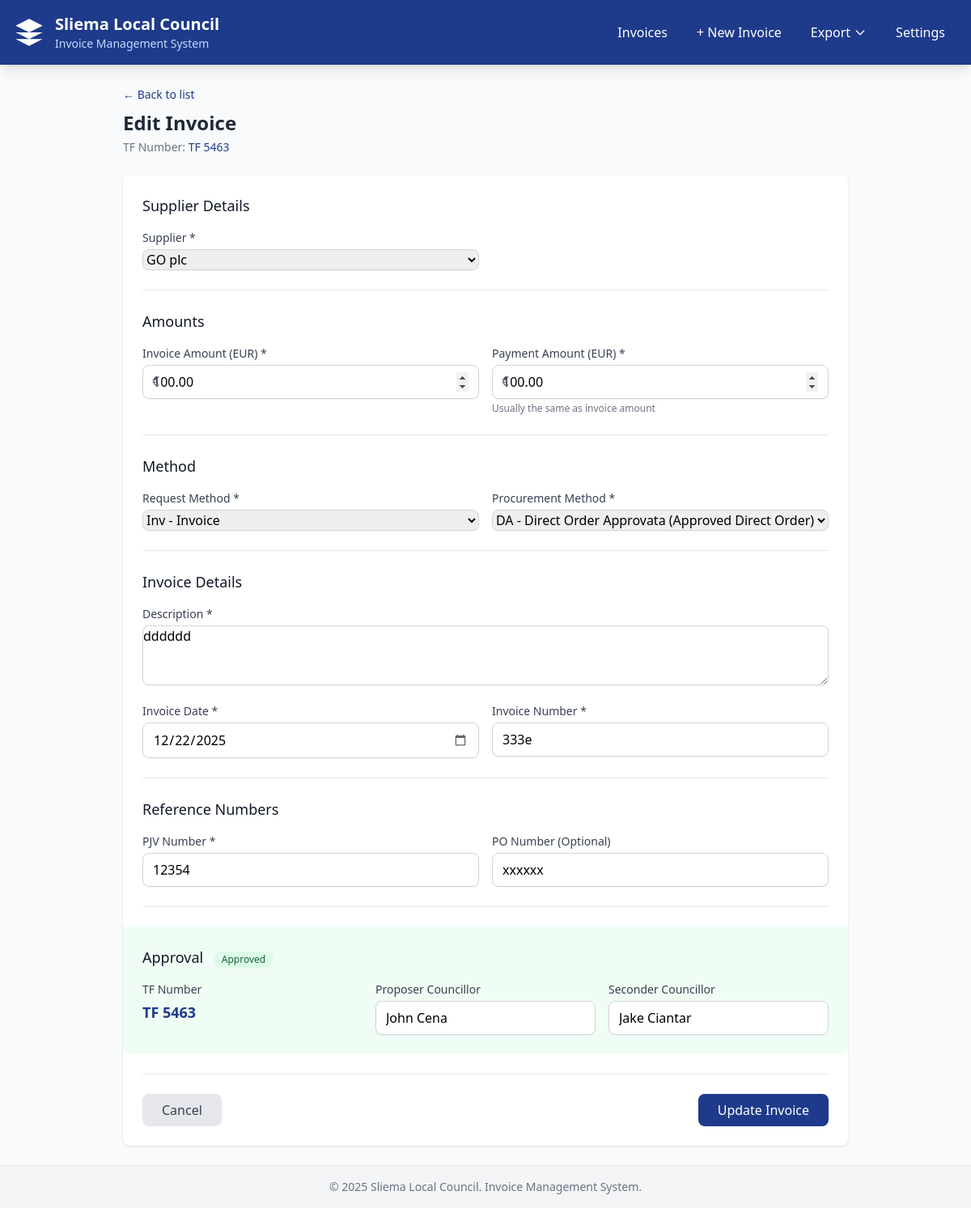
The app's page /invoices/2/edit with its own data.
### models.py (models this page shows, shortened)
class Invoice(Base):
    __tablename__ = "invoices"
    id = Column(Integer, primary_key=True, index=True, autoincrement=True)
    supplier_id = Column(Integer, ForeignKey("suppliers.id"), nullable=False)
    invoice_amount = Column(Numeric(10, 2), nullable=False)
    payment_amount = Column(Numeric(10, 2), nullable=False)
    method_request = Column(
        String(10),
        nullable=False,
        info={'check': "method_request IN ('P', 'Inv', 'Rec', 'RFP', 'PP', 'DP', 'EC')"}
    )
    method_procurement = Column(
        String(10),
        nullable=False,
        info={'check': "method_procurement IN ('DA', 'D', 'T', 'K', 'R')"}
    )
    description = Column(Text, nullable=False)
    invoice_date = Column(Date, nullable=False)
    invoice_number = Column(String(100), nullable=False)
    po_number = Column(String(100), nullable=True)  # Purchase Order (optional)
    pjv_number = Column(String(100), nullable=False, unique=True)  # Purchase Journal Voucher (required)
    tf_number = Column(String(100), nullable=True)  # Transfer of Funds (only after approval)
    is_approved = Column(Boolean, default=False)
    approved_date = Column(Date, nullable=True)
    proposer_councillor = Column(String(255), nullable=True)
    seconder_councillor = Column(String(255), nullable=True)
    created_at = Column(DateTime, server_default=func.now())
    updated_at = Column(DateTime, server_default=func.now(), onupdate=func.now())
    is_deleted = Column(Boolean, default=False)
    supplier = relationship("Supplier", back_populates="invoices")
    __table_args__ = (
        CheckConstraint(
            "method_request IN ('P', 'Inv', 'Rec', 'RFP', 'PP', 'DP', 'EC')",
            name='check_method_request'
        ),
        CheckConstraint(
            "method_procurement IN ('DA', 'D', 'T', 'K', 'R')",
            name='check_method_procurement'
        ),
    )

class Supplier(Base):
    __tablename__ = "suppliers"
    id = Column(Integer, primary_key=True, index=True, autoincrement=True)
    name = Column(String(255), nullable=False, unique=True)
    created_at = Column(DateTime, server_default=func.now())
    invoices = relationship("Invoice", back_populates="supplier")

### routes/invoices.py (the view)
@router.get("/{invoice_id}/edit", response_class=HTMLResponse)
async def edit_invoice_form(
    request: Request,
    invoice_id: int,
    db: Session = Depends(get_db)
):
    invoice = db.query(Invoice).filter(
        Invoice.id == invoice_id,
        Invoice.is_deleted == False
    ).first()
    if not invoice:
        raise HTTPException(status_code=404, detail="Invoice not found")
    suppliers = db.query(Supplier).order_by(Supplier.name).all()
    next_tf = get_next_tf_number_preview(db)
    return templates.TemplateResponse(
        "invoice_form.html",
        {
            "request": request,
            "suppliers": suppliers,
            "invoice": invoice,
            "next_tf_number": next_tf,
            "method_request_codes": METHOD_REQUEST_CODES,
            "method_procurement_codes": METHOD_PROCUREMENT_CODES,
            "is_edit": True,
            "errors": {}
        }
    )

### templates/invoice_form.html (shortened to what this page needs)
{% extends "base.html" %}
{% block content %}
<div class="max-w-4xl mx-auto">
    <div class="mb-6">
        <a href="/invoices" class="text-malta-blue hover:underline text-sm">&larr; Back to list</a>
        <h2 class="text-2xl font-bold text-gray-800 mt-2">
            {% if is_edit %}Edit Invoice{% else %}New Invoice{% endif %}
        </h2>
        {% if is_edit and invoice.tf_number %}
        <p class="text-sm text-gray-500 mt-1">
            TF Number: <span class="font-medium text-malta-blue">{{ invoice.tf_number }}</span>
        </p>
        {% endif %}
    </div>
    <form method="POST" action="{% if is_edit %}/invoices/{{ invoice.id }}/edit{% else %}/invoices/create{% endif %}" class="bg-white rounded-lg shadow p-6 space-y-6">
        <div class="border-b pb-6">
            <h3 class="text-lg font-medium text-gray-900 mb-4">Supplier Details</h3>
            <div class="grid grid-cols-1 md:grid-cols-2 gap-4">
                <div>
                    <label class="block text-sm font-medium text-gray-700 mb-1">Supplier *</label>
                    <select name="supplier_id" id="supplierSelect" onchange="toggleNewSupplier()" class="w-full rounded-lg border-gray-300 shadow-sm focus:border-malta-blue focus:ring-malta-blue {% if errors.supplier_id %}border-red-500{% endif %}">
                        {% for supplier in suppliers %}
                        <option value="{{ supplier.id }}" {% if (invoice and invoice.supplier_id == supplier.id) or (form_data and form_data.supplier_id == supplier.id) %}selected{% endif %}>
                            {{ supplier.name }}
                        </option>
                        {% endfor %}
                    </select>
                </div>
            </div>
        </div>
        <div class="border-b pb-6">
            <h3 class="text-lg font-medium text-gray-900 mb-4">Amounts</h3>
            <div class="grid grid-cols-1 md:grid-cols-2 gap-4">
                <div>
                    <label class="block text-sm font-medium text-gray-700 mb-1">Invoice Amount (EUR) *</label>
                    <div class="relative">
                        <span class="absolute left-3 top-2 text-gray-500">&euro;</span>
                        <input type="number" name="invoice_amount" step="0.01" min="0.01" required
                            value="{{ '%.2f'|format(invoice.invoice_amount) if invoice else (form_data.invoice_amount if form_data else '') }}"
                            onchange="copyToPayment()"
                            class="w-full pl-8 rounded-lg border-gray-300 shadow-sm focus:border-malta-blue focus:ring-malta-blue {% if errors.invoice_amount %}border-red-500{% endif %}">
                    </div>
                </div>
                <div>
                    <label class="block text-sm font-medium text-gray-700 mb-1">Payment Amount (EUR) *</label>
                    <div class="relative">
                        <span class="absolute left-3 top-2 text-gray-500">&euro;</span>
                        <input type="number" name="payment_amount" id="paymentAmount" step="0.01" min="0.01" required
                            value="{{ '%.2f'|format(invoice.payment_amount) if invoice else (form_data.payment_amount if form_data else '') }}"
                            class="w-full pl-8 rounded-lg border-gray-300 shadow-sm focus:border-malta-blue focus:ring-malta-blue {% if errors.payment_amount %}border-red-500{% endif %}">
                    </div>
                    <p class="text-xs text-gray-500 mt-1">Usually the same as invoice amount</p>
                </div>
            </div>
        </div>
        <div class="border-b pb-6">
            <h3 class="text-lg font-medium text-gray-900 mb-4">Method</h3>
            <div class="grid grid-cols-1 md:grid-cols-2 gap-4">
                <div>
                    <label class="block text-sm font-medium text-gray-700 mb-1">Request Method *</label>
                    <select name="method_request" required class="w-full rounded-lg border-gray-300 shadow-sm focus:border-malta-blue focus:ring-malta-blue">
                        {% for code, desc in method_request_codes.items() %}
                        <option value="{{ code }}" {% if (invoice and invoice.method_request == code) or (form_data and form_data.method_request == code) %}selected{% endif %}>
                            {{ code }} - {{ desc }}
                        </option>
                        {% endfor %}
                    </select>
                </div>
                <div>
                    <label class="block text-sm font-medium text-gray-700 mb-1">Procurement Method *</label>
                    <select name="method_procurement" required class="w-full rounded-lg border-gray-300 shadow-sm focus:border-malta-blue focus:ring-malta-blue">
                        {% for code, desc in method_procurement_codes.items() %}
                        <option value="{{ code }}" {% if (invoice and invoice.method_procurement == code) or (form_data and form_data.method_procurement == code) %}selected{% endif %}>
                            {{ code }} - {{ desc }}
                        </option>
                        {% endfor %}
                    </select>
                </div>
            </div>
        </div>
        <div class="border-b pb-6">
            <h3 class="text-lg font-medium text-gray-900 mb-4">Invoice Details</h3>
            <div class="space-y-4">
                <div>
                    <label class="block text-sm font-medium text-gray-700 mb-1">Description *</label>
                    <textarea name="description" rows="3" required class="w-full rounded-lg border-gray-300 shadow-sm focus:border-malta-blue focus:ring-malta-blue {% if errors.description %}border-red-500{% endif %}" placeholder="Description of the invoice for public viewing...">{{ invoice.description if invoice else (form_data.description if form_data else '') }}</textarea>
                </div>
                <div class="grid grid-cols-1 md:grid-cols-2 gap-4">
                    <div>
                        <label class="block text-sm font-medium text-gray-700 mb-1">Invoice Date *</label>
                        <input type="date" name="invoice_date" required
                            value="{{ invoice.invoice_date.strftime('%Y-%m-%d') if invoice and invoice.invoice_date else (form_data.invoice_date if form_data else '') }}"
                            max="{{ today if today else '' }}"
                            class="w-full rounded-lg border-gray-300 shadow-sm focus:border-malta-blue focus:ring-malta-blue {% if errors.invoice_date %}border-red-500{% endif %}">
                    </div>
                    <div>
                        <label class="block text-sm font-medium text-gray-700 mb-1">Invoice Number *</label>
                        <input type="text" name="invoice_number" required
                            value="{{ invoice.invoice_number if invoice else (form_data.invoice_number if form_data else '') }}"
                            class="w-full rounded-lg border-gray-300 shadow-sm focus:border-malta-blue focus:ring-malta-blue {% if errors.invoice_number %}border-red-500{% endif %}">
                    </div>
                </div>
            </div>
        </div>
        <div class="border-b pb-6">
            <h3 class="text-lg font-medium text-gray-900 mb-4">Reference Numbers</h3>
            <div class="grid grid-cols-1 md:grid-cols-2 gap-4">
                <div>
                    <label class="block text-sm font-medium text-gray-700 mb-1">PJV Number *</label>
                    <input type="text" name="pjv_number" required
                        value="{{ invoice.pjv_number if invoice else (form_data.pjv_number if form_data else '') }}"
                        class="w-full rounded-lg border-gray-300 shadow-sm focus:border-malta-blue focus:ring-malta-blue {% if errors.pjv_number %}border-red-500{% endif %}"
                        placeholder="Stamp number when invoice was received">
                </div>
                <div>
                    <label class="block text-sm font-medium text-gray-700 mb-1">PO Number (Optional)</label>
                    <input type="text" name="po_number"
                        value="{{ invoice.po_number if invoice else (form_data.po_number if form_data else '') }}"
                        class="w-full rounded-lg border-gray-300 shadow-sm focus:border-malta-blue focus:ring-malta-blue"
                        placeholder="Purchase Order number if available">
                </div>
            </div>
        </div>
        <div class="{% if invoice and invoice.is_approved %}bg-green-50 -mx-6 -mb-6 p-6 rounded-b-lg{% endif %}">
            <h3 class="text-lg font-medium text-gray-900 mb-4">
                Approval
                {% if invoice and invoice.is_approved %}
                <span class="ml-2 inline-flex items-center px-2.5 py-0.5 rounded-full text-xs font-medium bg-green-100 text-green-800">
                    Approved
                </span>
                {% endif %}
            </h3>
            {% if invoice and invoice.is_approved %}
            <div class="grid grid-cols-1 md:grid-cols-3 gap-4">
                <div>
                    <label class="block text-sm font-medium text-gray-700 mb-1">TF Number</label>
                    <p class="text-lg font-bold text-malta-blue">{{ invoice.tf_number }}</p>
                </div>
                <div>
                    <label class="block text-sm font-medium text-gray-700 mb-1">Proposer Councillor</label>
                    <input type="text" name="proposer_councillor" value="{{ invoice.proposer_councillor }}" class="w-full rounded-lg border-gray-300 shadow-sm focus:border-malta-blue focus:ring-malta-blue">
                </div>
                <div>
                    <label class="block text-sm font-medium text-gray-700 mb-1">Seconder Councillor</label>
                    <input type="text" name="seconder_councillor" value="{{ invoice.seconder_councillor }}" class="w-full rounded-lg border-gray-300 shadow-sm focus:border-malta-blue focus:ring-malta-blue">
                </div>
            </div>
            {% endif %}
        </div>
        <div class="flex justify-between pt-6 border-t">
            <a href="/invoices" class="px-6 py-2 text-gray-700 bg-gray-200 rounded-lg hover:bg-gray-300 transition">
                Cancel
            </a>
            <button type="submit" class="px-6 py-2 text-white bg-malta-blue rounded-lg hover:bg-malta-blue-dark transition">
                {% if is_edit %}Update Invoice{% else %}Create Invoice{% endif %}
            </button>
        </div>
    </form>
</div>
{% endblock %}

### static/css/styles.css (style rules this page uses)
input[type="text"], input[type="number"], input[type="date"], input[type="email"], select, textarea { padding: 0.5rem 0.75rem; border: 1px solid #d1d5db; border-radius: 0.5rem; width: 100%; transition: border-color 0.15s ease-in-out, box-shadow 0.15s ease-in-out; }
button, a.bg-malta-blue, a.bg-gray-200, a.bg-gray-600 { transition: all 0.15s ease-in-out; }

### records on screen
Invoice: tf_number "TF 5463", supplier_id "GO plc", invoice_amount "100.00", payment_amount "100.00", method_request "Inv - Invoice", method_procurement "DA - Direct Order Approvata (Approved Direct Order)", description "dddddd", invoice_date "12/22/2025", invoice_number "333e", pjv_number "12354", po_number "xxxxxx", proposer_councillor "John Cena", seconder_councillor "Jake Ciantar"
